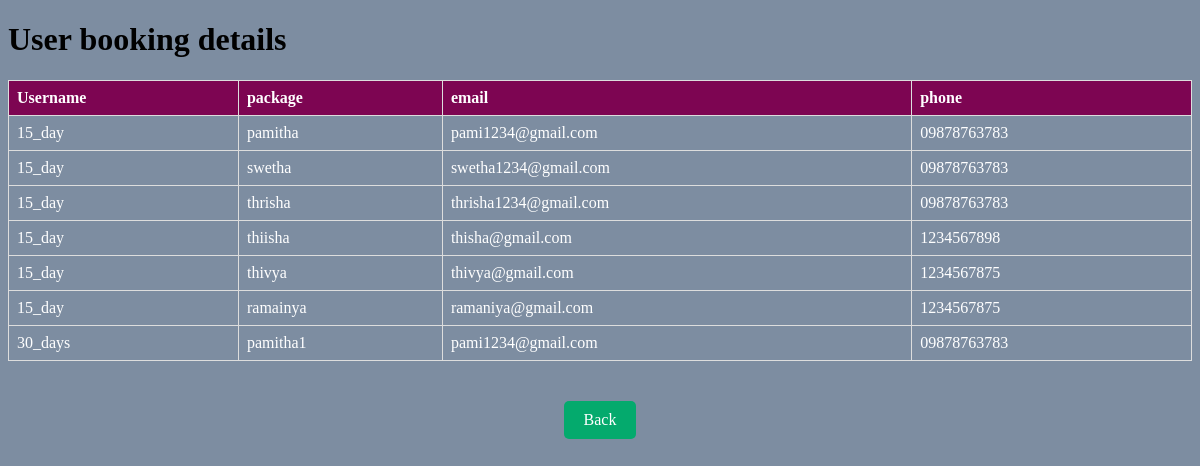
The page /admin_upackage.html on the database its author committed.
### tables this page shows
CREATE TABLE package (
    id INTEGER PRIMARY KEY,
    package TEXT,
    name TEXT,
    email TEXT,
    phone TEXT
);

### main.py (the view)
@app.route('/admin_upackage.html')
def admin_upackage():
    conn = sqlite3.connect('database2.db')
    c = conn.cursor()
    c.execute("SELECT * FROM package ")
    customers = c.fetchall()
    conn.close()
    return render_template('admin_upackage.html', customers=customers)

### templates/admin_upackage.html (shortened to what this page needs)
<!DOCTYPE html>
<html lang="en">
<head>
</head>
<body style="background-color:#7d8da1">
    <h1>User booking details</h1>
    <table>
        <tr>
            <th>Username</th>
            <th>package</th>
            <th>email</th>
            <th>phone</th>
        </tr>
        {% for customer in customers %}
        <tr>
            <td>{{ customer[1] }}</td>
            <td>{{ customer[2] }}</td>
            <td>{{ customer[3] }}</td>
            <td>{{ customer[4] }}</td>
        </tr>
        {% endfor %}
    </table>
    <div class="container">
        <a href="{{url_for('adminDashboard')}}" class="back-button">Back</a>
    </div>
</body>
</html>

### templates/admin_upackage.html (style rules this page uses)
table { border-collapse: collapse; width: 100%; }
th, td { border: 1px solid #dddddd; text-align: left; padding: 8px; color:white }
th { background-color: #7D0552; }
.container { text-align: center; margin-top: 20px; }
.back-button { background-color: #04AA6D; color: white; border: none; padding: 10px 20px; text-align: center; text-decoration: none; display: inline-block; font-size: 16px; margin-top: 20px; border-radius: 5px; cursor: pointer; transition: background-color 0.3s; }

### rows shown on the page
package: package "15_day", name "pamitha", email "pami1234@gmail.com", phone "09878763783"
package: package "15_day", name "swetha", email "swetha1234@gmail.com", phone "09878763783"
package: package "15_day", name "thrisha", email "thrisha1234@gmail.com", phone "09878763783"
package: package "15_day", name "thiisha", email "thisha@gmail.com", phone "1234567898"
package: package "15_day", name "thivya", email "thivya@gmail.com", phone "1234567875"
package: package "15_day", name "ramainya", email "ramaniya@gmail.com", phone "1234567875"
package: package "30_days", name "pamitha1", email "pami1234@gmail.com", phone "09878763783"
